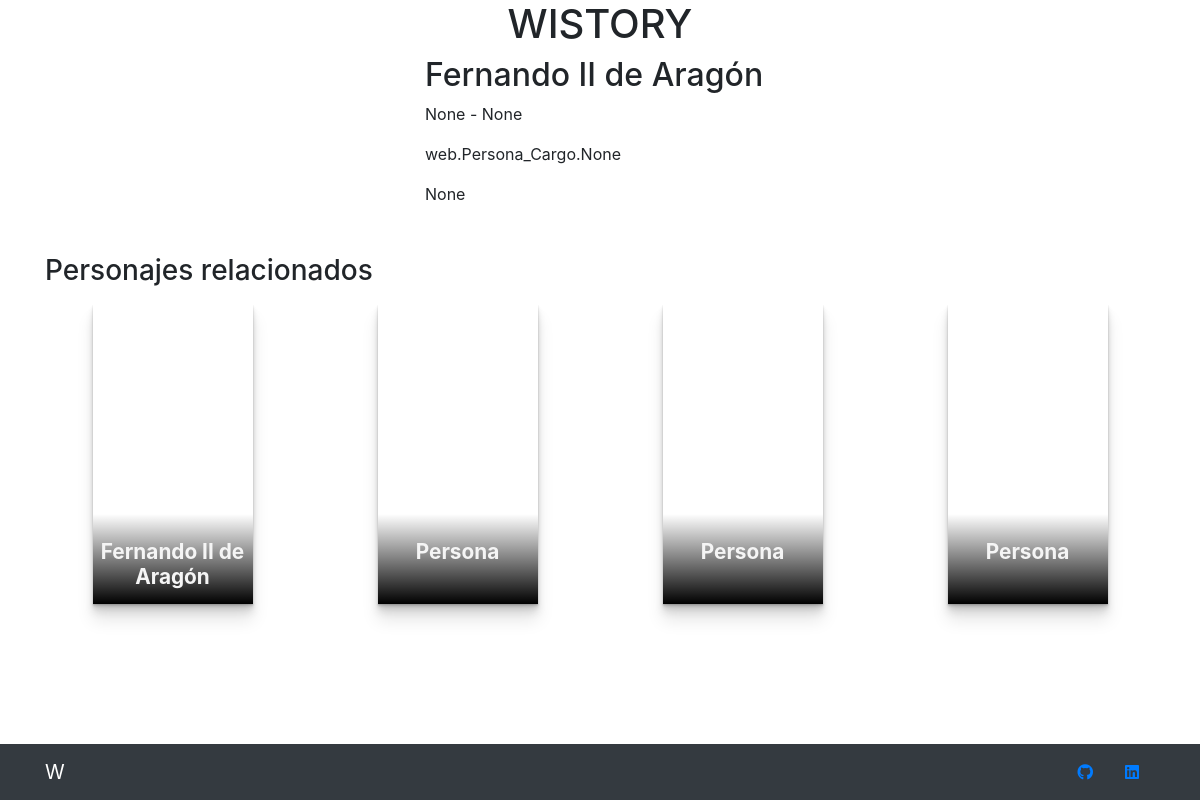
Page /persona/1 on the earlier database version.
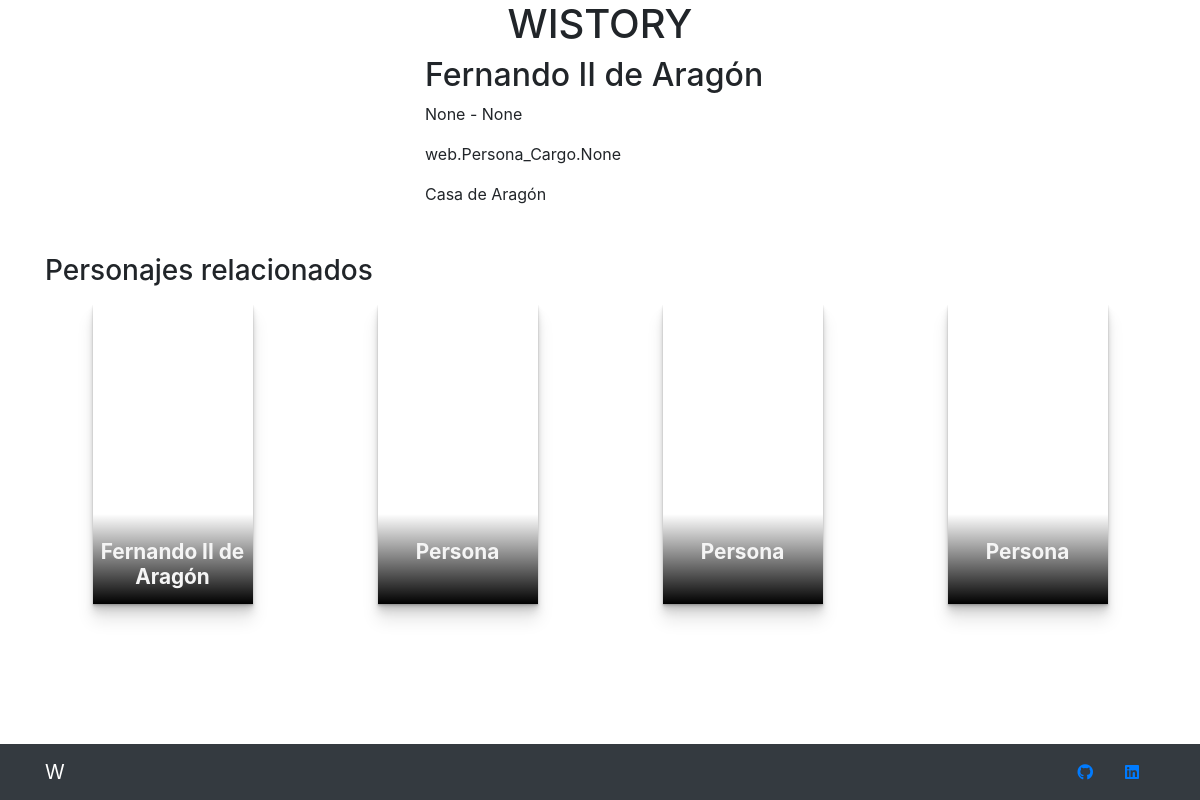
Same page on the later database version.
### web/models.py (models this page shows, shortened)
class Persona(models.Model):
    nombre = models.CharField(max_length=255)
    img = models.URLField(max_length=255)
    fecha_ini = models.DateField(null=True, blank=True, verbose_name='Fecha de nacimiento')
    ac_fini = models.BooleanField(default=False, verbose_name='Antes de cristo')
    fecha_fin = models.DateField(null=True, blank=True, verbose_name='Fecha de fallecimiento')
    ac_ffin = models.BooleanField(default=False, verbose_name='Antes de cristo')
    dinastia = models.ForeignKey(Dinastia, null=True, blank=True, on_delete=models.SET_NULL)
    info = models.URLField(max_length=255, null=True, blank=True)
    padre = models.ForeignKey('self', null=True, blank=True, related_name='papa', on_delete=models.SET_NULL)
    madre = models.ForeignKey('self', related_name='mama', null=True, blank=True, on_delete=models.SET_NULL)
    fecha_create = models.DateTimeField(default=datetime.now())
    class Meta:
        db_table = 'persona'
        verbose_name = 'Persona'
        verbose_name_plural = 'Personas'

class Dinastia(models.Model):
    nombre = models.CharField(max_length=255)
    lugar = models.CharField(max_length=100, null=True, blank=True)
    color = ColorField(null=True, blank=True)
    class Meta:
        db_table = 'dinastia'
        verbose_name = 'Dinastía'
        verbose_name_plural = 'Dinastías'
    def __str__(self):
        return self.nombre

### web/views.py (the view)
# urls.py: path('persona/<id>', views.persona, name="persona"),
def persona(request, id):
    persona = get_object_or_404(Persona, id=id)
    return render(request, 'person.html', {'persona': persona})

### web/templates/person.html (shortened to what this page needs)
{% extends 'base.html' %} {% block content %}
<div class="container">
  <div class="row justify-content-center">
    <div class="col-3">
    </div>
    <div class="col-7">
      <div class="row">
        <div class="col-12">
          <h2>{{persona.nombre}}</h2>
        </div>
      </div>
      <div class="row">
        <div class="col-12">
          <p>{{persona.fecha_ini}} - {{persona.fecha_fin}}</p>
        </div>
      </div>
      <div class="row">
        <div class="col-12">
          <p>{{persona.cargos}}</p>
        </div>
      </div>
      <div class="row">
        <div class="col-12">
          <p>{{persona.dinastia}}</p>
        </div>
      </div>
    </div>
  </div>
  <br />
  <div class="row my-2">
    <div class="col-12">
      <h3>Personajes relacionados</h3>
    </div>
  </div>
  <div class="row d-flex justify-content-around">
    <div class="col-2">
      <div class="card-item">
        <div class="content">
          <h2 class="title">Fernando II de Aragón</h2>
        </div>
      </div>
    </div>
    <div class="col-2">
      <div class="card-item">
        <div class="content">
          <h2 class="title">Persona</h2>
        </div>
      </div>
    </div>
    <div class="col-2">
      <div class="card-item">
        <div class="content">
          <h2 class="title">Persona</h2>
        </div>
      </div>
    </div>
    <div class="col-2">
      <div class="card-item">
        <div class="content">
          <h2 class="title">Persona</h2>
        </div>
      </div>
    </div>
  </div>
</div>
{% endblock %}

Differences in the rows shown:
changed Persona "Fernando II de Aragón": dinastia "None" → "Casa de Aragón"
